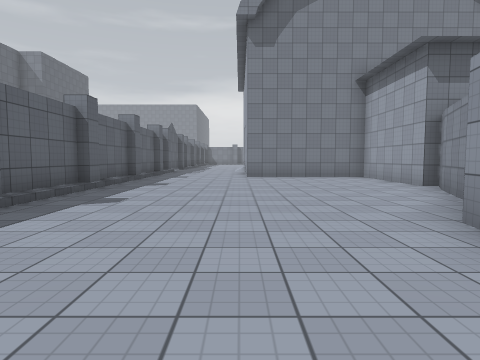
View 1 (above)

21 first-person views from a walk through a 3-D level made in the Unity game engine. The camera is 1.3 m above the floor, tilts 4° down and sees 75° across. The floor is counted in squares, 2 m on a side. Each view is taken from the middle of a square. On the plan, view 1 faces up. The plan holds only what a view shows up to about 10 squares ahead; the rest is blank. The place goes on beyond the plan. The player character is not drawn. Door leaves are left out, so doorways stand open. Surface patterns are stand-ins for the level's own textures.

View 2
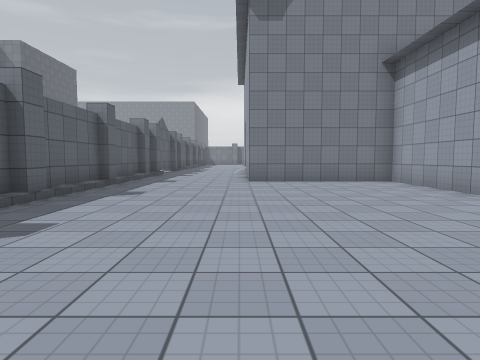

View 3
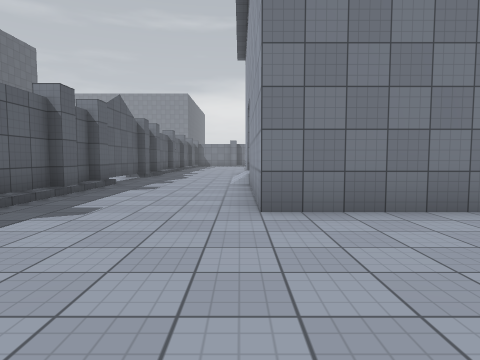

View 4
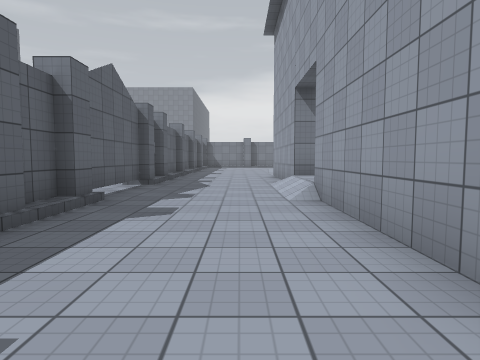

View 5
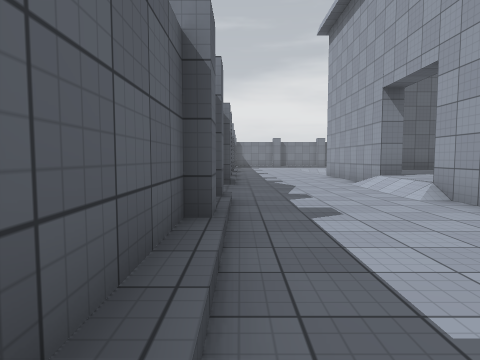

View 6
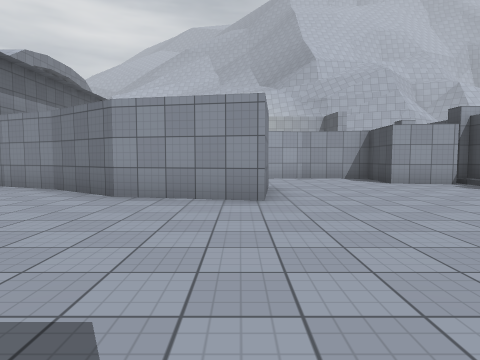

View 7
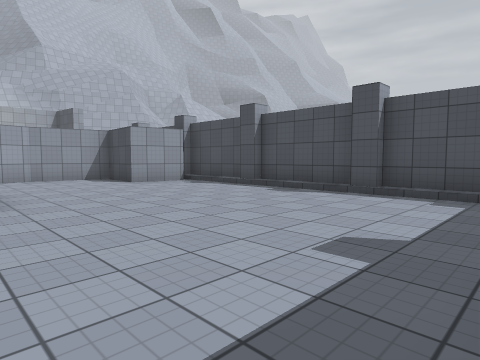

View 8
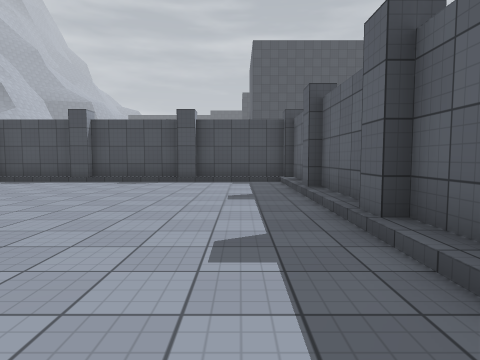

View 9
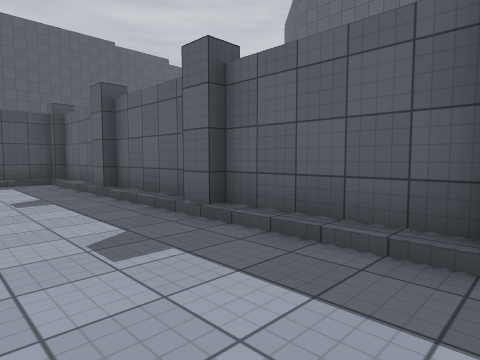

View 10
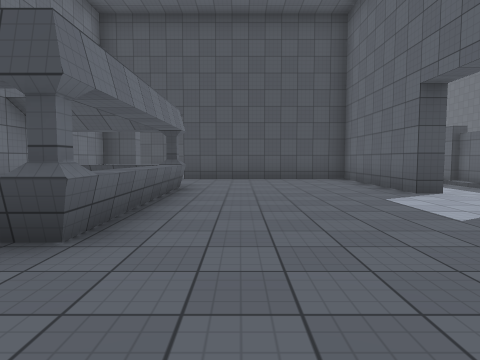

View 11
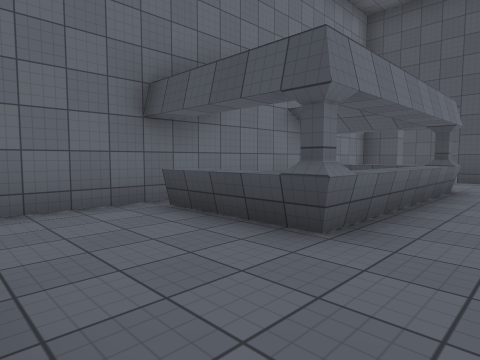

View 12
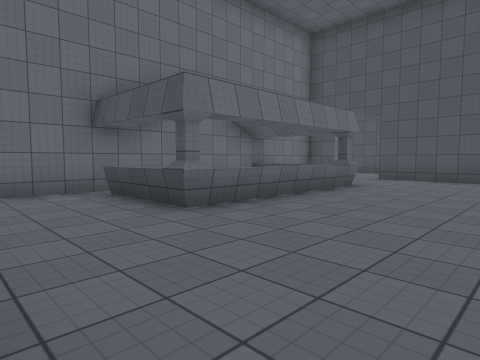

View 13
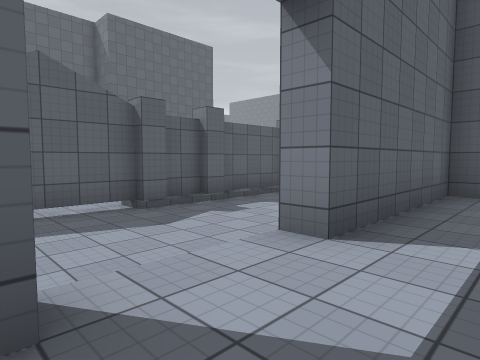

View 14
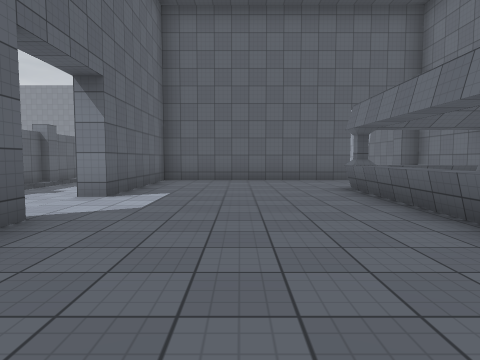

View 15
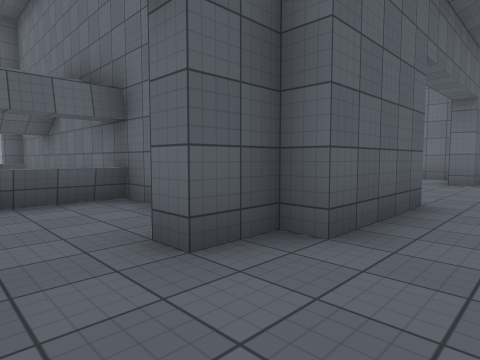

View 16
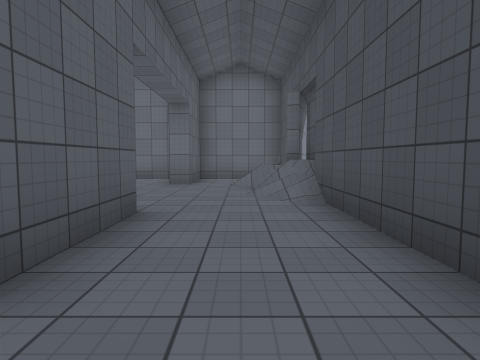

View 17
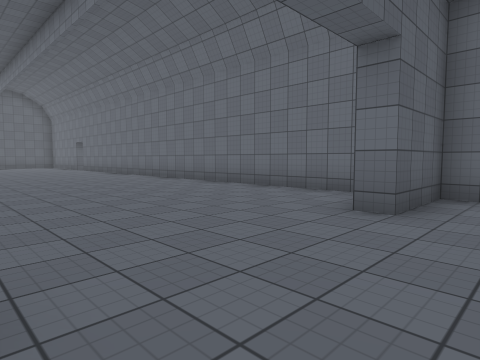

View 18
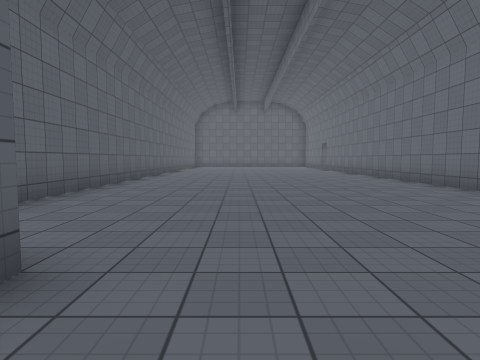

View 19
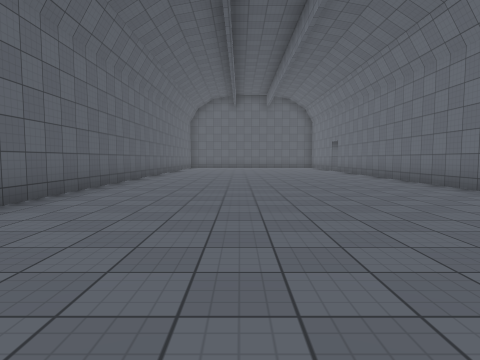

View 20
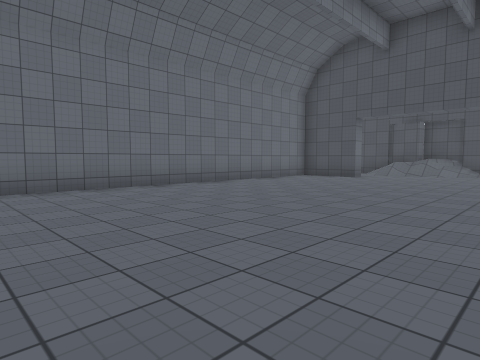

View 21
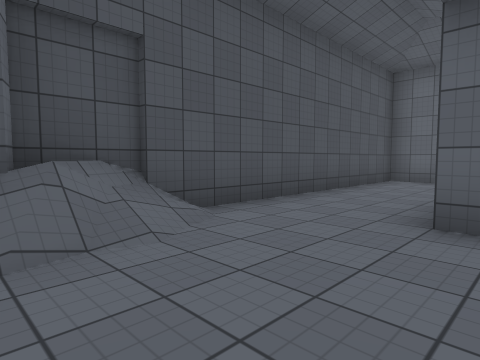

### Floor plan
Key: @ floor where view 1 was taken; # wall or solid block; . main floor; : floor 0.5 m higher than the main floor; / step, stairs or slope; D open door; ^ raised ledge.
Columns run from 4 left of view 1 to 17 right of it. Each row starts with its distance up from view 1.
 21 #..  #:::::::#:::::::#
 20 #....#:::::::#:::::::#
 19 #....#::::^^:#:::::::#
 18 #....#::::^: #:::::::#
 17 #...DD::::^  #:::::::#
 16 #...DD::::^  #:::::::#
 15 #.../#::::^  #:::::::#
 14 #....#::::^^##:::::::#
 13 #....#:::::::#:::::::#
 12 #....#:::::::#:::::::#
 11 #....#####::###::::###
 10 #........#:::::::::::#
  9 #........#::::::::/::#
  8 #........#:###########
  7 #........###      //
  6 #.......##
  5 #.......#
  4 #......##
  3 #......#
  2 #.....##
  1 #.....###
  0 #...@......#
 -1 #..........#
 -2 #..........#
 -3 #........###
 -4 #........#
 -5 ##########

Where each view was taken, in squares from view 1:
view 1: 0 up, 0 right, facing up
view 2: 2 up, 0 right, facing up
view 3: 7 up, 0 right, facing up
view 4: 10 up, 1 left, facing up
view 5: 10 up, 3 left, facing up
view 6: 1 up, 3 left, facing right
view 7: 1 up, 3 left, facing down-right
view 8: 4 up, 2 left, facing down
view 9: 4 up, 1 left, facing down-left
view 10: 21 up, 4 right, facing down
view 11: 21 up, 4 right, facing down-right
view 12: 21 up, 2 right, facing down-right
view 13: 15 up, 2 right, facing up-left
view 14: 12 up, 3 right, facing up
view 15: 9 up, 6 right, facing up-right
view 16: 9 up, 7 right, facing right
view 17: 9 up, 11 right, facing up-right
view 18: 9 up, 12 right, facing up
view 19: 11 up, 12 right, facing up
view 20: 21 up, 10 right, facing down-right
view 21: 11 up, 14 right, facing down-left
